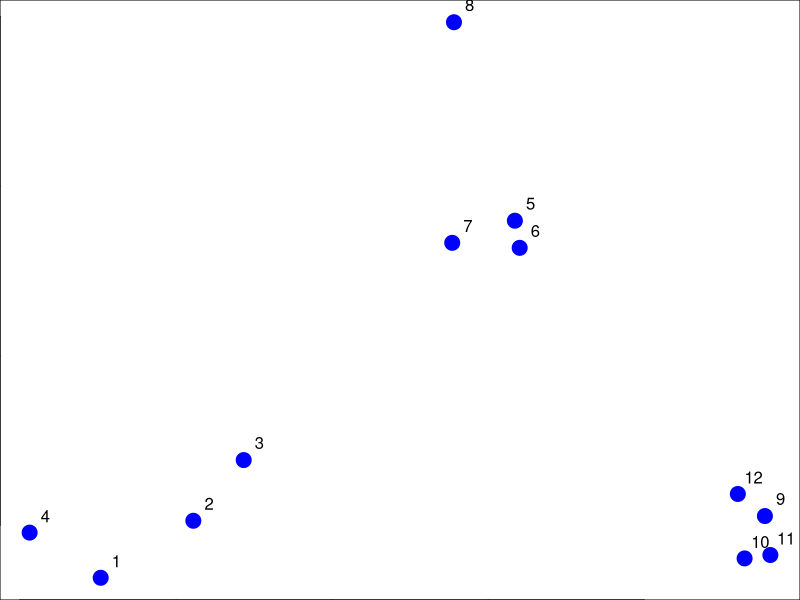
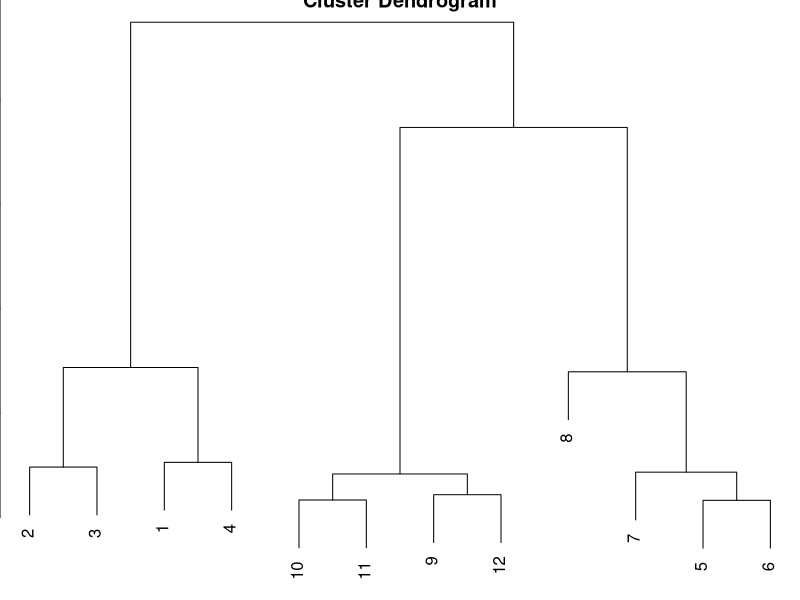
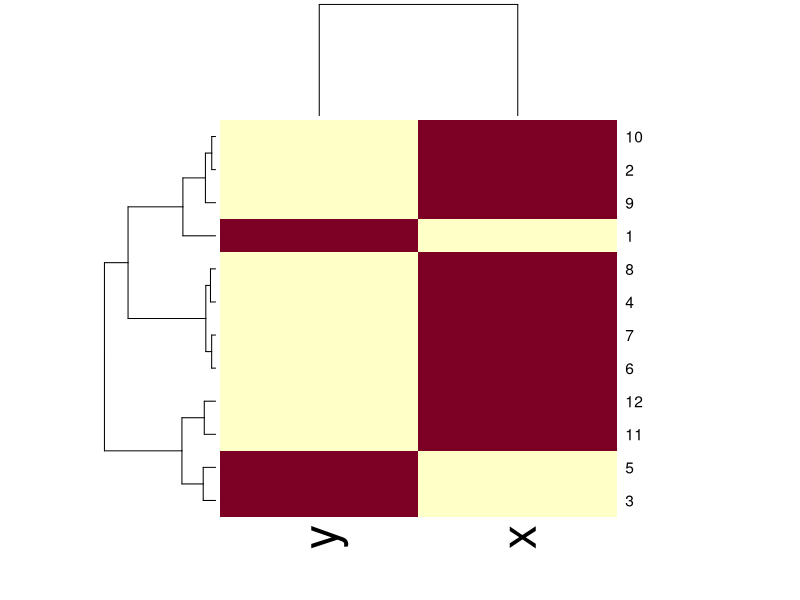
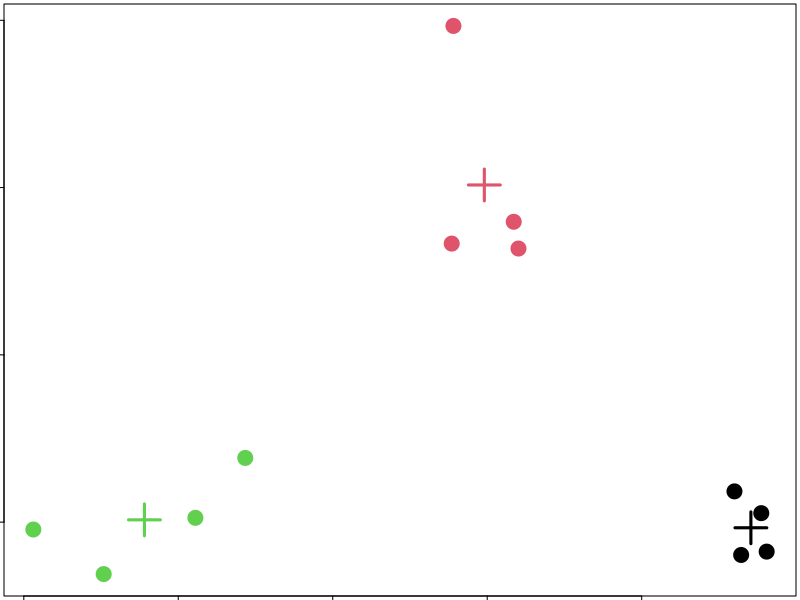
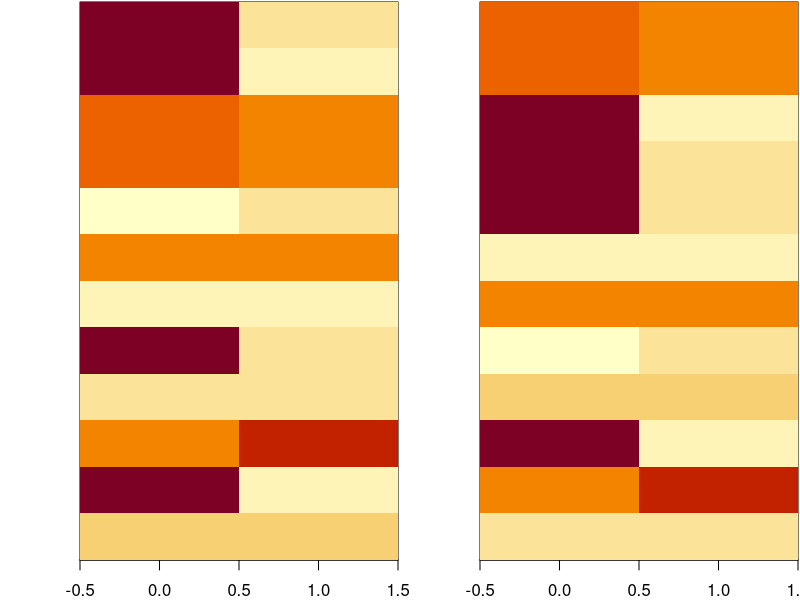

Generate these figures, in order, with R:
setwd("~/R Code/Exploratory Data")

## set data
set.seed(1234)
par(mar=c(0,0,0,0))
x<-rnorm(12,mean=rep(1:3,each=4),sd=.2)
y<-rnorm(12,mean=rep(c(1,2,1),each=4),sd=.2)
plot(x,y,col="blue",pch=19,cex=2)
text(x+.05,y+.05,labels=as.character(1:12))
dataFrame <- data.frame(x=x,y=y)
distxy<-dist(dataFrame) ## calc differences between all points
hClustering <- hclust(distxy) ## build clustering tree
plot(hClustering)

## heatmap
dataFrame <-data.frame(x=x,y=y)
set.seed(143)
dataMatrix <- as.matrix(dataFrame)[sample(1:12),]
heatmap(dataMatrix)

## k-means clustering
## use previous data
dataFrame <- data.frame(x=x,y=y)
kmeansObj <- kmeans(dataFrame,centers=3)
names(kmeansObj)
par(mar=rep(.2,4))
plot(x,y,col = kmeansObj$cluster,pch=19,cex =2)
points(kmeansObj$centers,col=1:3,pch=3,cex=3,lwd=3)

## k-means with heatmaps
set.seed(1234)
dataMatrix <- as.matrix(dataFrame)[sample(1:12),]
kmeansObj2 <- kmeans(dataMatrix,centers=3)
par(mfrow=c(1,2),mar=c(2,4,.1,.1))
image(t(dataMatrix)[,nrow(dataMatrix):1],yaxt="n")
image(t(dataMatrix)[,order(kmeansObj$cluster)],yaxt="n")